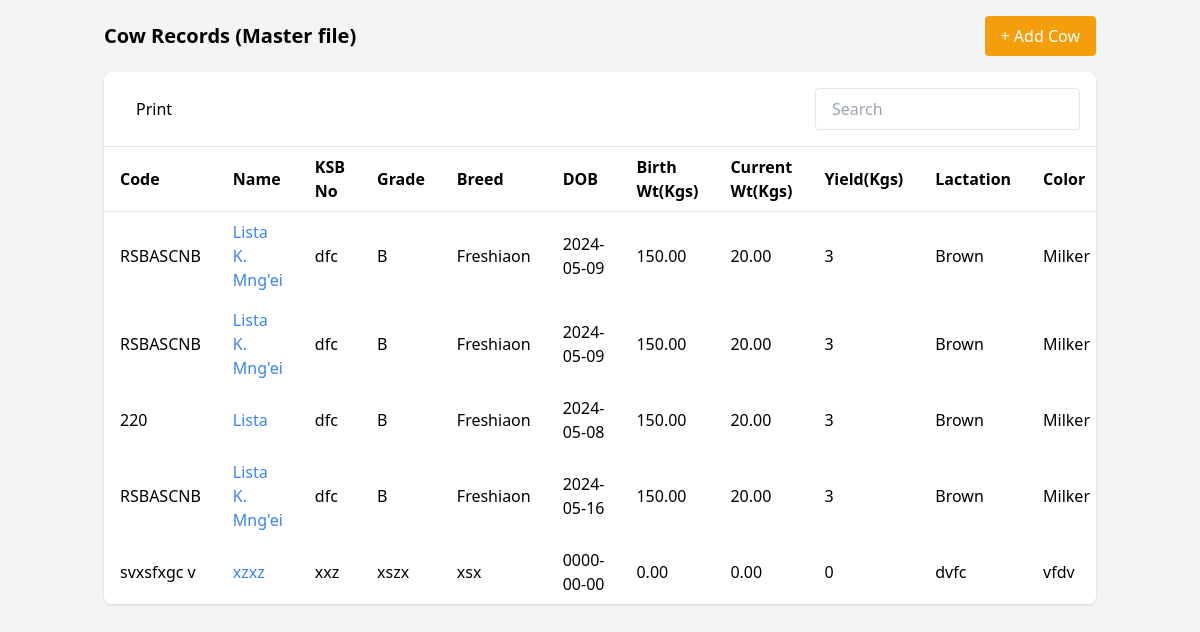
Screenshot of /super/cows.php with the database file from the repository.
### tables this page shows
CREATE TABLE `cows` (
  `id` int(11) NOT NULL,
  `code` varchar(255) NOT NULL,
  `name` varchar(255) NOT NULL,
  `ksb_no` varchar(255) NOT NULL,
  `grade` varchar(255) NOT NULL,
  `breed` varchar(255) NOT NULL,
  `color` varchar(255) NOT NULL,
  `category` varchar(255) NOT NULL,
  `farm` varchar(255) NOT NULL,
  `group` varchar(255) DEFAULT NULL,
  `lactations` int(11) NOT NULL,
  `current_weight` decimal(10,2) NOT NULL,
  `current_yield` decimal(10,2) NOT NULL,
  `sire` varchar(255) NOT NULL,
  `grand_sire` varchar(255) NOT NULL,
  `dam` varchar(255) NOT NULL,
  `grand_dam` varchar(255) NOT NULL,
  `date_of_birth` date NOT NULL,
  `birth_weight` decimal(10,2) NOT NULL,
  `source` varchar(255) NOT NULL,
  `date_purchased` date NOT NULL,
  `created_at` timestamp NOT NULL DEFAULT current_timestamp()
);

### super/cows.php (the view, shortened to what this page needs)
<?php
include('../includes/config.php');
$sql = "SELECT * FROM cows";
$result = $conn->query($sql);
?>
<!DOCTYPE html>
<html lang="en">
<head>
    <link rel="stylesheet" href="https://cdn.jsdelivr.net/npm/tailwindcss@2.2.19/dist/tailwind.min.css">
</head>
<body class="bg-gray-100">
    <div class="container mx-auto p-4">
        <div class="flex justify-between items-center mb-4">
            <h1 class="text-xl font-bold">Cow Records (Master file)</h1>
            <button id="addCowBtn" class="bg-yellow-500 text-white px-4 py-2 rounded" onclick="location.href='add_cow.php'">+ Add Cow</button>
        </div>
        <div class="bg-white shadow rounded-lg overflow-hidden">
            <div class="flex justify-between items-center p-4 border-b">
                <button class="bg-zinc-200 text-zinc-700 px-4 py-2 rounded">Print</button>
                <div>
                    <input id="search" type="text" placeholder="Search" class="border rounded px-4 py-2" />
                </div>
            </div>
            <div class="overflow-x-auto">
                <table id="cowTable" class="min-w-full bg-white">
                    <thead>
                        <tr class="w-full bg-zinc-100 border-b">
                            <th class="py-2 px-4 text-left">Code</th>
                            <th class="py-2 px-4 text-left">Name</th>
                            <th class="py-2 px-4 text-left">KSB No</th>
                            <th class="py-2 px-4 text-left">Grade</th>
                            <th class="py-2 px-4 text-left">Breed</th>
                            <th class="py-2 px-4 text-left">DOB</th>
                            <th class="py-2 px-4 text-left">Birth Wt(Kgs)</th>
                            <th class="py-2 px-4 text-left">Current Wt(Kgs)</th>
                            <th class="py-2 px-4 text-left">Yield(Kgs)</th>
                            <th class="py-2 px-4 text-left">Lactation</th>
                            <th class="py-2 px-4 text-left">Color</th>
                        </tr>
                    </thead>
                    <tbody>
                        <?php
                        if ($result->num_rows > 0) {
                            while($row = $result->fetch_assoc()) {
                                echo "<td class='py-2 px-4'>" . $row["code"] . "</td>";
                                echo "<td class='py-2 px-4 text-blue-500'>" . $row["name"] . "</td>";
                                echo "<td class='py-2 px-4'>" . $row["ksb_no"] . "</td>";
                                echo "<td class='py-2 px-4'>" . $row["grade"] . "</td>";
                                echo "<td class='py-2 px-4'>" . $row["breed"] . "</td>";
                                echo "<td class='py-2 px-4'>" . $row["date_of_birth"] . "</td>";
                                echo "<td class='py-2 px-4'>" . $row["current_weight"] . "</td>";
                                echo "<td class='py-2 px-4'>" . $row["current_yield"] . "</td>";
                                echo "<td class='py-2 px-4'>" . $row["lactations"] . "</td>";
                                echo "<td class='py-2 px-4'>" . $row["color"] . "</td>";
                                echo "<td class='py-2 px-4'>" . $row["category"] . "</td>";
                            }
                        } else {
                            echo "<tr><td colspan='15'>No cows found</td></tr>";
                        }
                        ?>
                    </tbody>
                </table>
            </div>
        </div>
    </div>

### rows the page displays
cows: code "RSBASCNB", name "Lista K. Mng'ei", ksb_no "dfc", grade "B", breed "Freshiaon", date_of_birth "2024-05-09", current_weight "150.00", current_yield "20.00", lactations "3", color "Brown", category "Milker"
cows: code "RSBASCNB", name "Lista K. Mng'ei", ksb_no "dfc", grade "B", breed "Freshiaon", date_of_birth "2024-05-09", current_weight "150.00", current_yield "20.00", lactations "3", color "Brown", category "Milker"
cows: code "220", name "Lista", ksb_no "dfc", grade "B", breed "Freshiaon", date_of_birth "2024-05-08", current_weight "150.00", current_yield "20.00", lactations "3", color "Brown", category "Milker"
cows: code "RSBASCNB", name "Lista K. Mng'ei", ksb_no "dfc", grade "B", breed "Freshiaon", date_of_birth "2024-05-16", current_weight "150.00", current_yield "20.00", lactations "3", color "Brown", category "Milker"
cows: code "svxsfxgc v", name "xzxz", ksb_no "xxz", grade "xszx", breed "xsx", date_of_birth "0000-00-00", current_weight "0.00", current_yield "0.00", lactations "0", color "dvfc", category "vfdv"
